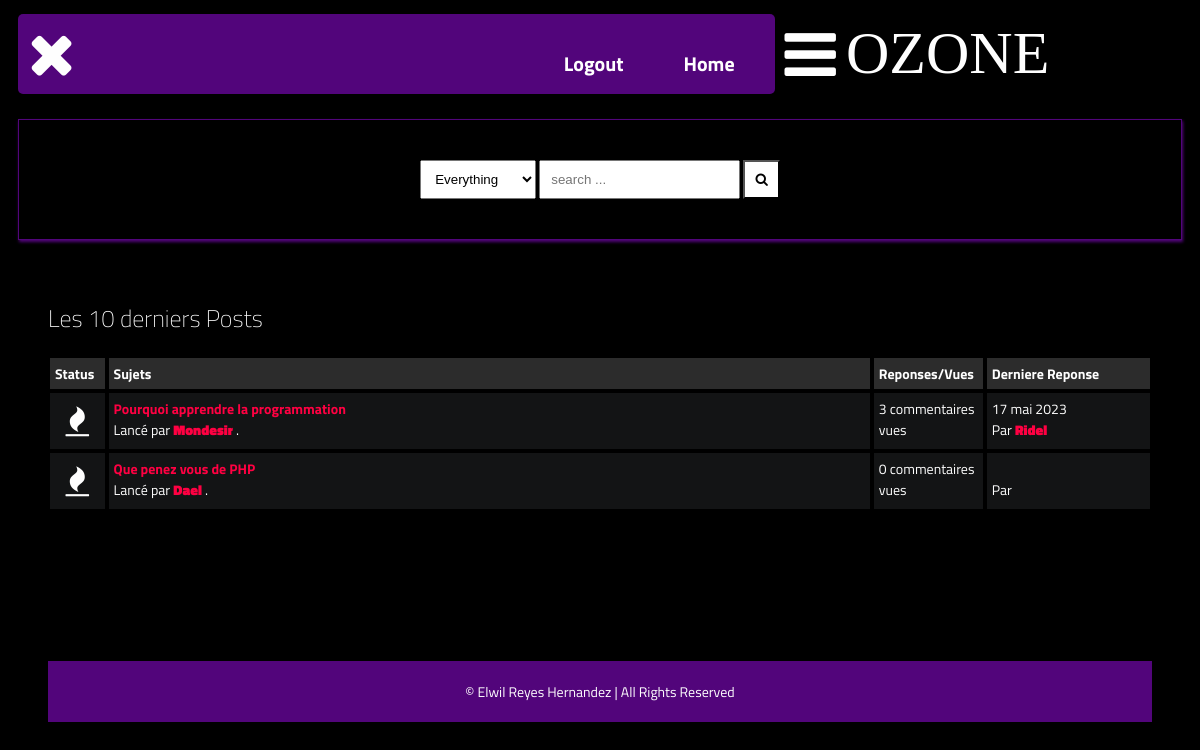
Page /forums/latest_posts on the earlier database version.
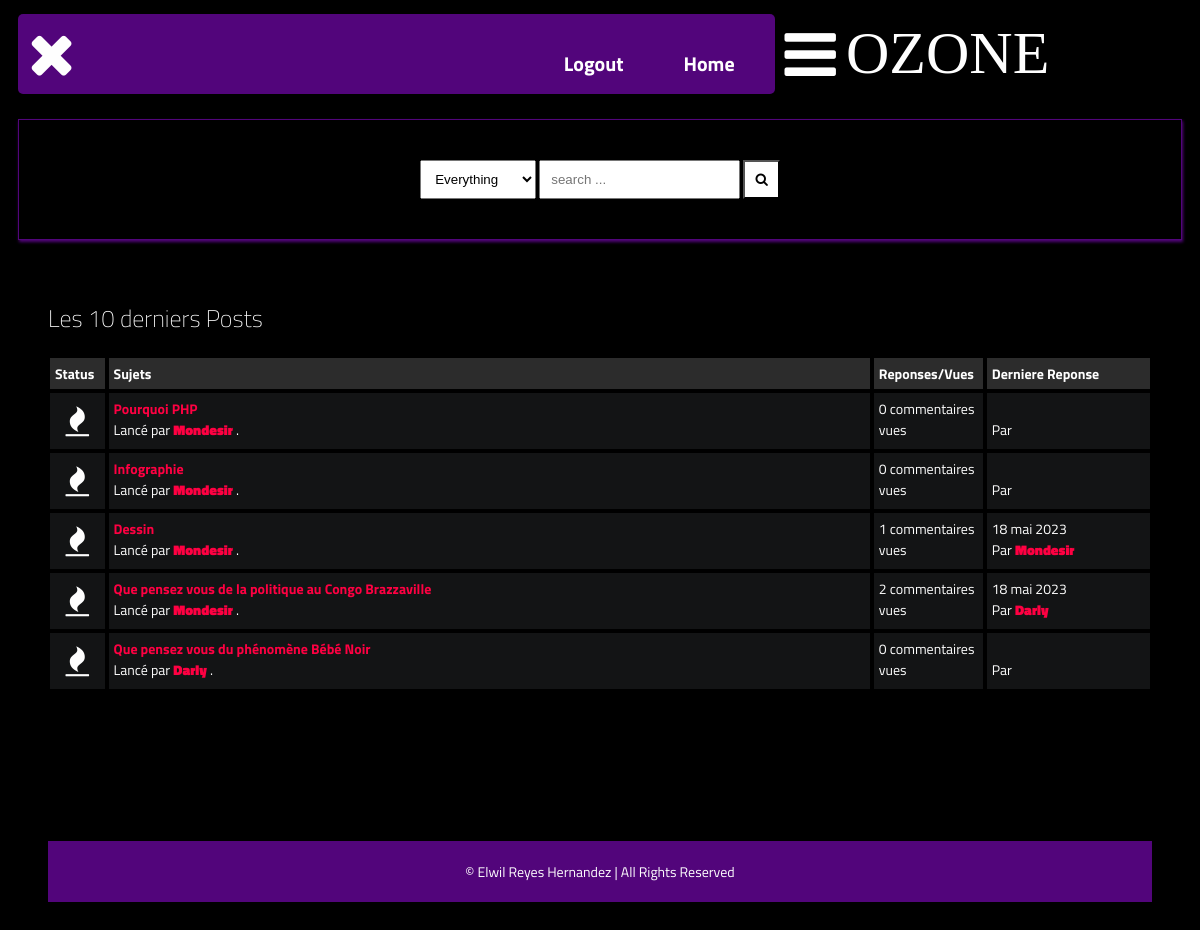
Same page on the later database version.
### forums/models.py (models this page shows, shortened)
class Post(models.Model):
    title = models.CharField(max_length=400)
    content = HTMLField()
    parent_post = models.ForeignKey('self', on_delete=models.CASCADE, null=True, blank=True)
    user = models.ForeignKey(Depute, on_delete=models.CASCADE)
    slug = models.SlugField(max_length=400, unique=True, blank=True)
    date = models.DateTimeField(auto_now_add=True)
    categories = models.ManyToManyField(Category)
    approved = models.BooleanField(default=True)
    hit_count_generic = GenericRelation(HitCount, object_id_field='object_pk',
        related_query_name='hit_count_generic_relation'
    )
    tags = TaggableManager()
    comments = models.ManyToManyField(Comment, blank=True)
    closed = models.BooleanField(default=False)
    state = models.CharField(max_length=40, default="zero")
    @property
    def num_comments(self):
        return self.comments.count()
    @property
    def last_reply(self):
        return self.comments.latest("date")
    def get_url(self):
        return reverse("forums:detail", kwargs={
            "slug":self.slug
        })

class Comment(models.Model):
    user = models.ForeignKey(Depute, on_delete=models.CASCADE)
    content = HTMLField()
    date = models.DateTimeField(auto_now_add=True)
    replies = models.ManyToManyField(Reply, blank=True)

### comptes/models.py (models this page shows, shortened)
class Depute(AbstractUser):
    identifiant = models.CharField(max_length=255)
    slug = slug = models.SlugField(max_length=400, unique=True, blank=True)
    photo = ResizedImageField(size=[60, 80], quality=100, upload_to="Membres/picture_forum/", default=None, null=True, blank=True)
    num_post = models.IntegerField(blank=True, default=0)
    enFonction = models.BooleanField(default=True, blank=True, null=True)
    precedentLegislature = models.BooleanField(default=False, blank=True, null=True)
    categorie = models.CharField(choices=profiles.PROFILES, max_length=100, null=True, blank=True)
    bio = HTMLField(default="",null=True,blank=True)
    image = models.ImageField(upload_to="Membres/photos/", blank=True, null=True, default=None)

### forums/views.py (the view)
# urls.py: path("latest_posts", views.latest_posts, name="latest_posts"),
def latest_posts(request):
    posts = Post.objects.all().filter(approved=True)[:10]
    context = {
        "posts":posts,
        "title": "L'Assemblee Nationale: Latest 10 Posts"
    }
    return render(request, "forums/latest-posts.html", context)

### forums/templates/forums/latest-posts.html
{% extends 'forums/base.html' %}
{% load hitcount_tags %}
{% block content %}
    <div class="container">
        <div class="navigate">
            <span>Les 10 derniers Posts</span>
        </div>
        <div class="posts-table">
            <div class="table-head">
                <div class="status">Status</div>
                <div class="subjects">Sujets</div>
                <div class="replies">Reponses/Vues</div>
                <div class="last-reply">Derniere Reponse</div>
            </div>
            {% for post in posts %}
            <div class="table-row">
                <div class="status"><i class="fa fa-fire"></i></div>
                <div class="subjects">
                    <a href="{{post.get_url}}">{{post.title}}</a>
                    <br>
                    <span>Lancé par <b><a href="">{{post.user.first_name|title}}</a></b> .</span>
                </div>
                <div class="replies">
                    {{post.num_comments}} commentaires <br> {% get_hit_count for post %} vues
                </div>
                <div class="last-reply">
                    {{post.last_reply.date|date}}
                    <br>Par <b><a href="">{{post.last_reply.user.first_name|title}}</a></b>
                </div>
            </div>
            {% endfor %}
        </div>
    {% endblock content %}

### forums/templates/forums/base.html (shortened to what this page needs)
{% load static %}
<!DOCTYPE html>
<html lang="fr">
<head>
    <link rel="stylesheet" href="{% static 'forums/css/style.css' %}">
    <link rel="stylesheet" href="https://cdnjs.cloudflare.com/ajax/libs/font-awesome/4.7.0/css/font-awesome.min.css">
</head>
<body>
    <header>
        <div class="navbar">
            <nav class="navigation hide" id="navigation">
                <span class="close-icon" id="close-icon" onclick="showIconBar()"><i class="fa fa-close"></i></span>
                <ul class="nav-list">
                    <li class="nav-item"><a href="{% url 'forums:home' %}">Home</a></li>
                    <li class="nav-item"><a href="{% url 'logout' %}">Logout</a></li>
                </ul>
            </nav>
            <a class="bar-icon" id="iconBar" onclick="hideIconBar()"><i class="fa fa-bars"></i></a>
            <div class="brand">OZONE</div>
        </div>
                <form action="{% url 'forums:search_result' %}" role="form" method="GET">
                <div class="search-box">
                    <div>
                        <select name="search-box" id="">
                            <option value="Everything">Everything</option>
                        </select>
                        <input type="text" name="q" placeholder="search ...">
                        <button type="submit" name="search"><i class="fa fa-search"></i></button>
                    </div>
                </div>
                </form>
    </header>
    {% block content %}
    {% endblock content %}
    <footer>
        <span>&copy;  Elwil Reyes Hernandez | All Rights Reserved</span>
    </footer>
</body>
</html>

### static/forums/css/style.css (style rules this page uses)
* { box-sizing: border-box; }
html { font-size: 14px; font-family: 'Titillium Web', sans-serif; background-color:rgb(0,0,0); color:#FEFEFE; }
a { color:#FF0042; font-weight: bolder; text-decoration: none; }
.container { margin: 20px; padding: 20px; }
header { margin-inline: 10px; }
.navbar { display:flex; align-items: center; }
.navigation { background-color:#52057b; padding: 10px; width: 65%; display: inline-block; border-radius: 5px; max-height: 80px; margin-right:10px; }
.close-icon i { font-size:60px; float: left; cursor: pointer; }
.nav-list { list-style-type:none; overflow: hidden; }
.nav-item a { float: right; display:block; text-align: center; margin-inline: 20px; font-size: 20px; padding: 10px; color:#fff; }
.bar-icon { font-size: 60px; display: inline-block; margin-right:10px; color: #fff; cursor: pointer; }
.brand { font-size:60px; display: inline-block; font-family:aquire; }
.search-box { border: solid 1px #52057b; margin-top: 20px; padding: 40px; display:flex; justify-content: center; box-shadow:1px 2px 3px #52057b; }
.search-box select { padding: 10px; }
.search-box input { padding: 10px; }
.search-box button { padding: 10px; background-color:#fff; color:#000000; }
footer { margin-top: 20px; padding: 20px; background-color: #52057b; display: block; text-align: center; }
.table-head { display: flex; }
.table-head div { padding: 5px; margin: 2px; background-color: #2C2C2C; font-weight: bold; }
.table-head .status { flex: 5%; }
.table-head .subjects { flex: 70%; }
.table-head .replies { flex: 10%; }
.table-head .last-reply { flex: 15%; }
.table-row { display: flex; }
.table-row .status, .table-row .subjects, .table-row .replies, .table-row .last-reply { padding: 5px; margin: 2px; background-color: #131415; }
.table-row .status { flex: 5%; font-size: 30px; text-align: center; }
.table-row .subjects { flex: 70%; }
.table-row .replies { flex: 10%; }
.table-row .last-reply { flex: 15%; }
.navigate { margin-block: 20px; font-weight: lighter; font-size: 24px; }

Differences in the rows shown:
changed Post: title "Pourquoi apprendre la programmation" → "Pourquoi PHP"; num_comments "3" → "0"; last_reply "17 mai 2023" → (not shown); last_reply.user.first_name "Ridel" → (not shown)
added Post: title "Infographie", user.first_name "Mondesir", num_comments "0"
changed Post: title "Que penez vous de PHP" → "Dessin"; user.first_name "Dael" → "Mondesir"; num_comments "0" → "1"; last_reply (not shown) → "18 mai 2023"; last_reply.user.first_name (not shown) → "Mondesir"
added Post: title "Que pensez vous de la politique au Congo Brazzaville", user.first_name "Mondesir", num_comments "2", last_reply "18 mai 2023", last_reply.user.first_name "Darly"
added Post: title "Que pensez vous du phénomène Bébé Noir", user.first_name "Darly", num_comments "0"
